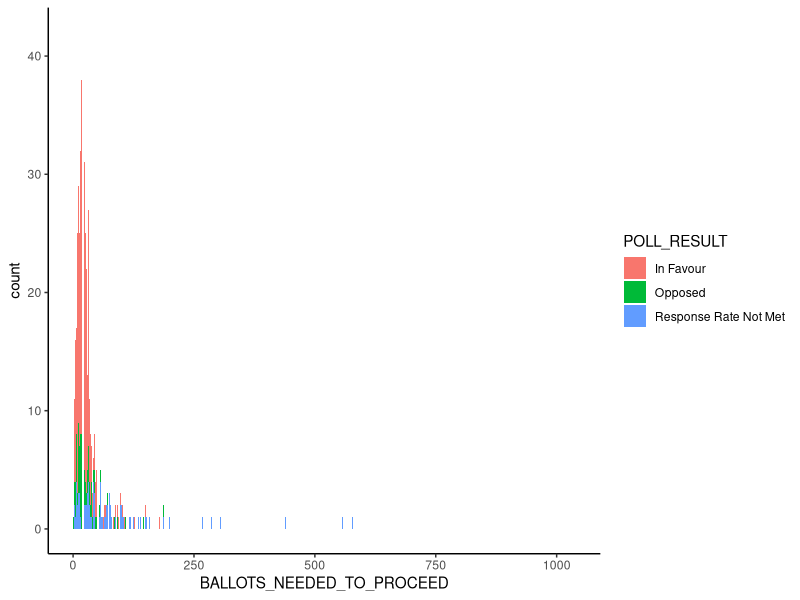

Here is the R script that generated this plot:
## ---- chunk 1
library(tidyverse)
library(knitr)

toronto_poll_data <- read_csv(here::here("inputs/data/toronto_poll_data.csv"))

toronto_poll_data |> 
  select(POLL_RESULT, RESPONSE_RATE_MET,) |> 
  slice(1:10) |> 
  kable(
    show_col_types = FALSE,
    caption = "First ten rows of a dataset of economic indicators for 
    Australia, Ethiopia, India, and the US",
    col.names = c("Poll Result", "Response Rate"),
    digits = 1,
    booktabs = TRUE,
    linesep = ""
  )
## ---- chunk 2
toronto_poll_data |> 
  ggplot(mapping = aes(x = BALLOTS_NEEDED_TO_PROCEED, fill = POLL_RESULT)) +
  geom_bar() +
  theme_classic()
